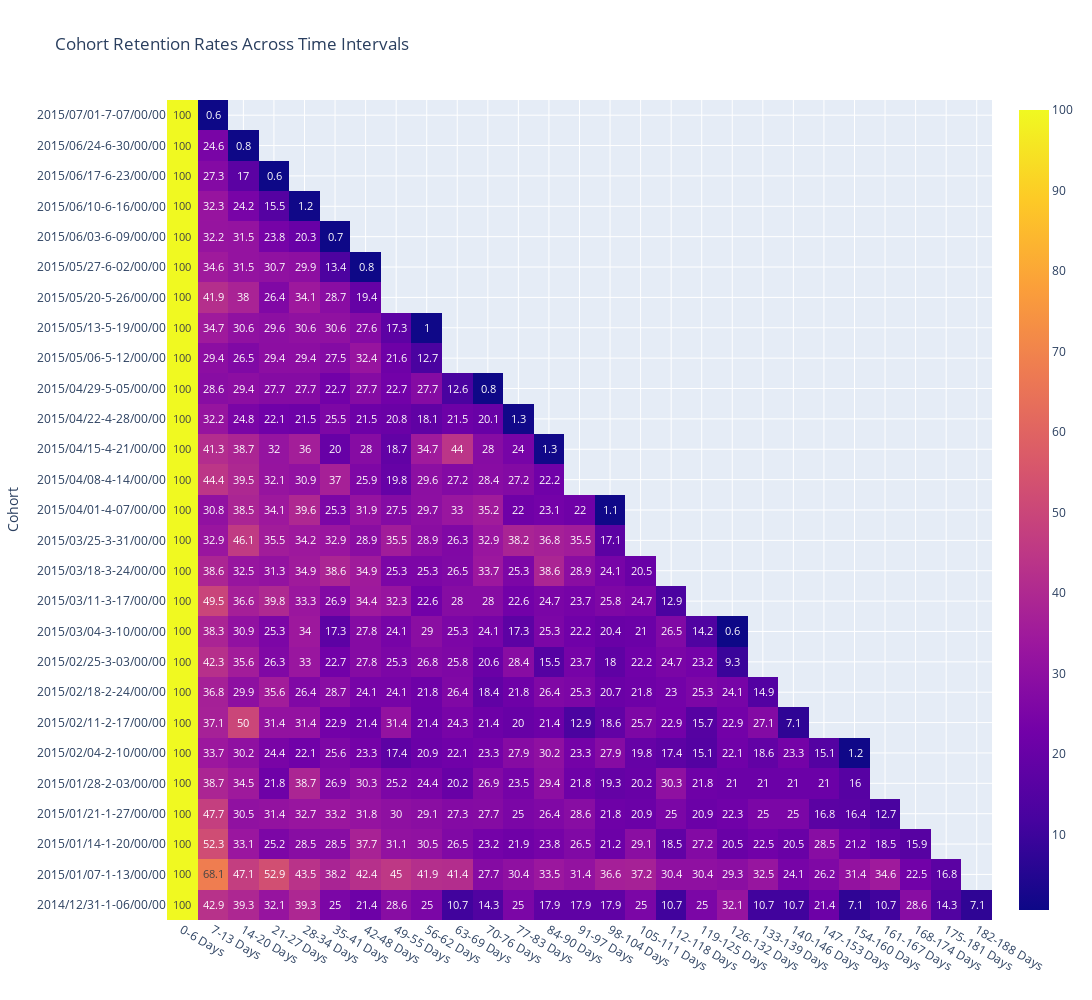

Write notebook code for a chart like this one.
### Markdown cell above
## Create Class for Program

### Code cell
class Cohort_Analysis(object):

    
    def __init__(self,customer,order):
        self.customer:path = customer
        self.order:path = order
    
    
    def analysis(self):
        import pandas as pd
        import numpy as np
        import plotly.express as px
        import datetime
        
        
        def closestNumber(n:int, m:float):
            # Find the quotient
            q = int(n / m)

            # 1st possible closest number
            n1 = m * q

            # 2nd possible closest number
            if((n * m) > 0) :
                n2 = (m * (q + 1))
            else :
                n2 = (m * (q - 1))

            # if true, then n1 is the required closest number
            if (abs(n - n1) < abs(n - n2)) :
                return n1

            # else n2 is the required closest number
            return n2
        
        def clean_cohort(string:str):

            x = string[0:10]
            y= string[26:36]
            z = x+'-'+y
            string = z
            cr = {4: '/',
              7: '/',
              15: '/',
             18:'/'}
            # Replace multiple characters with different replacement characters
            for index, replacement in cr.items():
                string = string[:index] + cr[index] + string[index + 1:]
            return string
        
        print("Starting Analysis...")
        
        #read data in
        customers:pd.DataFrame = pd.read_csv(self.customer)
        orders:pd.DataFrame = pd.read_csv(self.order)
    
        #preprocess
        #datetime conversion
        orders['Eastern'] = pd.to_datetime(orders['created'], errors = 'coerce').dt.tz_localize("US/Eastern", ambiguous = True, nonexistent = 'shift_forward')
        customers['Eastern'] = pd.to_datetime(customers['created'], errors = 'coerce').dt.tz_localize("US/Eastern", ambiguous = True, nonexistent = 'shift_forward')


        orders['created'] = pd.DatetimeIndex(orders.created).normalize()
        customers['created'] = pd.DatetimeIndex(customers.created).normalize()
        #convert IDs to strings
        customers['id'] = customers['id'].astype(str).str.strip()
        orders['id'] = orders['id'].astype(str).str.strip()
        orders['user_id'] = orders['user_id'].astype(str).str.strip()
        
        #join tables
        df:pd.DataFrame = pd.merge(customers, orders, how = 'left', left_on = 'id', 
              right_on = 'user_id')
        #clean df
        df = df[['id_x', 'created_x', 'order_number', 'created_y']]
        df.rename(columns = {"id_x": "user_id", "created_x":"account_creation", 
        "created_y": "order_date"}, inplace = True)
        
        #store data in desc order based on account_creation
        df = df.sort_values(by = 'account_creation', ascending = False)
        
        #mark first occurrence of user to determine if they were a new customer in a given week or not
        df['new_user'] = df.user_id.duplicated().map({True:0, False:1})
        
        #calculate the difference in account creation and order placement date
        df['day_diff'] = df['order_date'].sub(df['account_creation'], fill_value = 0).dt.days
        
        
        #mark where each user placed their first order
        df['first_order'] = np.where(df['order_number']==1.0, 1.0, 0.0)
        
        #In this function, we calculate the max number that is divisible by 7 so each of our bins are of equally sized intervals
        n = df.day_diff.max()
        m = 7 #we want intervals of size 7

        new_max = closestNumber(n, m)
        
        #create ranges for the difference between account creation and order placement date
        bins = range(0, new_max+1, 7)
        labels = [f'{a}-{b-1} Days' for a, b in zip(bins, bins[1:])]
        cols = labels

        #apply pd cut using bins and new labels
        df['day_diff_range'] = pd.cut(df['day_diff'], 
               bins=bins, 
               right=False, 
               labels=labels)
        
        #account for NaT or NaN values that occur due to the above operation
        df['day_diff_range'] = np.where(df['day_diff_range'].isnull(), 0, df.day_diff_range)
        
        
        #now create Cohorts with a similar process as above
        date_min = df.account_creation.min() - datetime.timedelta(1)
        date_max = df.account_creation.max() + datetime.timedelta(1)
        bins = pd.date_range(date_min,date_max, freq = "7d")

        labels= [f"{a}-{(b-datetime.timedelta(days = 1))}" for a, b in zip(bins, bins[1:])]

        df['Cohort'] = pd.cut(df['account_creation'], 
               bins=bins, 
               right=False,
               labels=labels)

        #convert to strings
        df['Cohort'] = [str(x) for x in df.Cohort]
        
        df['Cohort'] = df.Cohort.map(lambda x: clean_cohort(x))
        
        df.drop_duplicates(['user_id','day_diff_range'],inplace = True)
        df['ordered'] = np.where(df['order_number'].isnull(), 0, 1)

        df2 = df[['new_user', 'Cohort', 'day_diff_range', 'first_order', 'ordered']]
        df2.reset_index(inplace = True, drop = True)
        df2 = df2.groupby(['Cohort', 'day_diff_range']).sum().sort_values(by = 'Cohort', ascending = False).reset_index()
        
        #dataframe to cumulate the total number of new users amonst each cohort
        df_new_user = df2.groupby(['Cohort'])['new_user'].sum().reset_index()
        df_new_user.rename(columns = {'new_user':'Customers'}, inplace = True)
        df_new_user.sort_values('Cohort', inplace = True, ascending = True)
        df_new_user['Customers'] = df_new_user['Customers'].cumsum()
        
        #merge dataframes together
        df2 = pd.merge(df2, df_new_user, how = 'left', on = 'Cohort')
        df2.sort_values(by = ['Cohort', 'day_diff_range'], ascending = False, inplace = True)
        #drop those who have not placed orders
        df2 =df2[df2['day_diff_range']!=0]
        
        #format dataframe 
        df2['new_perc'] = round(df2['new_user']/df2['Customers'], 3)
        df2['order_perc'] = round(df2['ordered']/df2['Customers'], 3)
        
        #before creating final dataset, create retention dataset for visualization
        df_retention:pd.DataFrame = df2[['Cohort', 'day_diff_range', 'ordered']]
        cohort_counts = df_retention.pivot(index = 'Cohort',
                                          columns = 'day_diff_range',
                                          values = 'ordered')
        cohort_sizes = cohort_counts.iloc[:, 0]
        retention = cohort_counts.divide(cohort_sizes, axis = 0)
        retention.columns.name = None
        retention = retention[cols]
        
        #create global to report later
        global fig
        retention = retention[::-1].round(3)*100
        fig = px.imshow(retention, aspect = 'auto',
               title = 'Cohort Retention Rates Across Time Intervals',
                       width=2000, height=1000, text_auto=True)
        fig.show()

        df2['new_customer_perc'] = round(df2['new_user']/df2['Customers']*100, 1).astype(str) + '% 1st time'
        usr_labels = [f" ({str(x)})" for x in df2['new_user']]
        df2['tmp_users'] = df2['new_customer_perc'] + usr_labels



        df2['order_customer_perc'] = round(df2['ordered']/df2['Customers']*100, 1).astype(str) + '% orderers'
        order_labels = [f" ({str(x)})" for x in df2['ordered']]
        order_labels
        df2['tmp_orders'] = df2['order_customer_perc'] + order_labels
        
        #combine information and separate with newline character
        df2['combined']=df2['tmp_orders'].astype(str)+'\n'+df2['tmp_users']
        
        #clean columns, put '' where nulls are
        df2['combined'] = np.where( (df2['new_perc'] == 0) & (df2['order_perc'] == 0 ), '', df2['combined'])
        
        
        df2 = df2[['Cohort', 'Customers', 'day_diff_range', 'combined']].sort_values('Cohort', ascending = False)
        df3 = df2[['Cohort', 'Customers']]
        df_pivoted = df2.pivot(index = 'Cohort', columns = 'day_diff_range', values = 'combined')
        df_pivoted = df_pivoted.iloc[::-1]
        df_pivoted.columns.name = None
        df_pivoted = df_pivoted[cols]
        df_pivoted.reset_index
        df_final = pd.merge(df3, df_pivoted, how = 'left', on = 'Cohort')
        df_final.drop_duplicates(['Cohort', 'Customers'], inplace = True)
        df_final['Customers'] = df_final['Customers'].astype(str)+ ' Customers'
        df_final.fillna('', inplace = True)
        df_final.set_index('Cohort', inplace = True)
        global df_final_styled
        df_final_styled = df_final.style.set_table_styles([
                            {
                                "selector":"thead",
                                "props": [("background-color", "black"), ("color", "white"),
                                          ("border", "white"),
                                          ("font-size", "2rem"), ("font-style", "italic")]
                            },
                            {
                                "selector":"th.row_heading",
                                "props": [("background-color", "black"), ("color", "white"),
                                          ("border", "3px solid black"),
                                          ("font-size", "2rem"), ("font-style", "italic")]
                            },
                        ])
        #export to csv
        df_final.to_csv("df_final.csv")
        return df_final_styled
        print('Finished!')

        
if __name__ == '__main__':
    import os
    customer = input("Please enter a valid file path to your customers file: ")
    while not os.path.isfile(customer):
        print("Error: That is not a valid file, try again...")
        customer = input("Please enter a valid file path to your customers file: ")

    order = input("Please enter a valid file path to your orders file: ")
    while not os.path.isfile(customer):
        print("Error: That is not a valid file, try again...")
        customer = input("Please enter a valid file path to your orders file: ")

    cohort = Cohort_Analysis(customer,order)
    cohort.analysis()

    
#call global variable df_final_styled to see final product. csv will be stored in the same path as the location of this file
df_final_styled

### Figure 1 — Plotly figure (JSON) as saved in the notebook; plotly's stock layout.template omitted (floating-point values rounded to 4 significant figures; data arrays with more than 128 entries replaced by an {"elided": "..."} marker saying what was removed)
{"data": [{"coloraxis": "coloraxis", "hovertemplate": "x: %{x}<br>Cohort: %{y}<br>color: %{z}<extra></extra>", "name": "0", "texttemplate": "%{z}", "type": "heatmap", "x": ["0-6 Days", "7-13 Days", "14-20 Days", "21-27 Days", "28-34 Days", "35-41 Days", "42-48 Days", "49-55 Days", "56-62 Days", "63-69 Days", "70-76 Days", "77-83 Days", "84-90 Days", "91-97 Days", "98-104 Days", "105-111 Days", "112-118 Days", "119-125 Days", "126-132 Days", "133-139 Days", "140-146 Days", "147-153 Days", "154-160 Days", "161-167 Days", "168-174 Days", "175-181 Days", "182-188 Days"], "xaxis": "x", "y": ["2015/07/01-7-07/00/00", "2015/06/24-6-30/00/00", "2015/06/17-6-23/00/00", "2015/06/10-6-16/00/00", "2015/06/03-6-09/00/00", "2015/05/27-6-02/00/00", "2015/05/20-5-26/00/00", "2015/05/13-5-19/00/00", "2015/05/06-5-12/00/00", "2015/04/29-5-05/00/00", "2015/04/22-4-28/00/00", "2015/04/15-4-21/00/00", "2015/04/08-4-14/00/00", "2015/04/01-4-07/00/00", "2015/03/25-3-31/00/00", "2015/03/18-3-24/00/00", "2015/03/11-3-17/00/00", "2015/03/04-3-10/00/00", "2015/02/25-3-03/00/00", "2015/02/18-2-24/00/00", "2015/02/11-2-17/00/00", "2015/02/04-2-10/00/00", "2015/01/28-2-03/00/00", "2015/01/21-1-27/00/00", "2015/01/14-1-20/00/00", "2015/01/07-1-13/00/00", "2014/12/31-1-06/00/00"], "yaxis": "y", "z": {"elided": "27x27 float values"}}], "layout": {"coloraxis": {"colorscale": [[0, "#0d0887"], [0.1111, "#46039f"], [0.2222, "#7201a8"], [0.3333, "#9c179e"], [0.4444, "#bd3786"], [0.5556, "#d8576b"], [0.6667, "#ed7953"], [0.7778, "#fb9f3a"], [0.8889, "#fdca26"], [1, "#f0f921"]]}, "height": 1000, "title": {"text": "Cohort Retention Rates Across Time Intervals"}, "width": 2000, "xaxis": {"anchor": "y", "domain": [0, 1]}, "yaxis": {"anchor": "x", "autorange": "reversed", "domain": [0, 1], "title": {"text": "Cohort"}}}}
